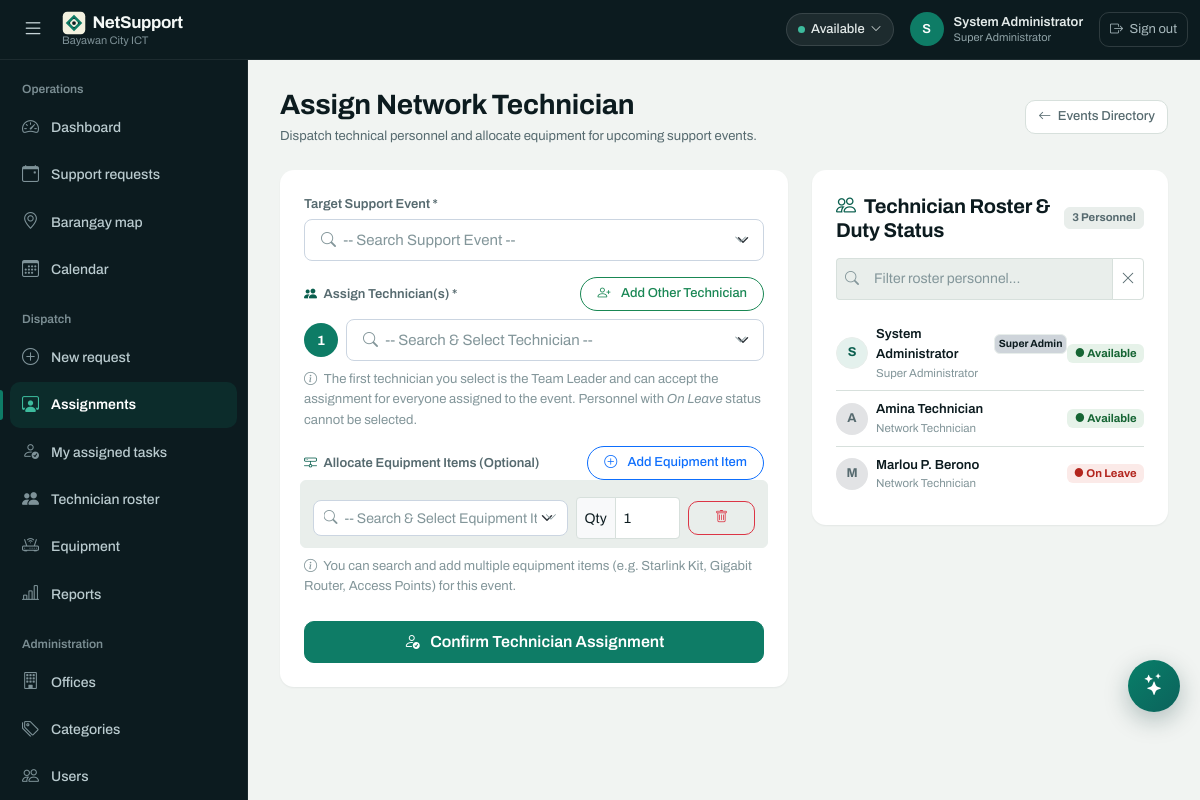
Page /assignments.php (signed in) on the committed database.
### tables this page shows
CREATE TABLE `users` (
  `id` int(10) UNSIGNED NOT NULL,
  `full_name` varchar(120) NOT NULL,
  `username` varchar(60) NOT NULL,
  `email` varchar(150) NOT NULL,
  `phone_number` varchar(30) DEFAULT NULL,
  `password_hash` varchar(255) NOT NULL,
  `office_id` int(10) UNSIGNED DEFAULT NULL,
  `position_title` varchar(120) DEFAULT NULL,
  `role_id` tinyint(3) UNSIGNED NOT NULL,
  `status` enum('Active','Inactive') NOT NULL DEFAULT 'Active',
  `created_at` timestamp NOT NULL DEFAULT current_timestamp()
);

CREATE TABLE `roles` (
  `id` tinyint(3) UNSIGNED NOT NULL,
  `name` varchar(40) NOT NULL
);

### assignments.php (the view, shortened to what the rows shown need)
<?php
require_once 'config.php';
$techs = db()->query("SELECT u.id, u.full_name, r.name AS role_name, COALESCE(t.availability, 'Available') availability
                      FROM users u
                      JOIN roles r ON r.id = u.role_id
                      LEFT JOIN technician_availability t ON t.technician_id = u.id
                      WHERE r.name IN ('Network Technician', 'CCS Staff', 'Administrator', 'Super Administrator')
                        AND u.status = 'Active'
                      ORDER BY
                        CASE
                          WHEN r.name = 'Super Administrator' THEN 1
                          WHEN r.name = 'Administrator' THEN 2
                          ELSE 3
                        END ASC,
                        u.full_name ASC")->fetchAll();
require 'partials/header.php';
?>
<div class="row g-4">
    <aside class="col-lg-5">
        <div class="card stat-card border-0 p-4 sticky-top" style="top: 80px;">
            <div class="list-group list-group-flush" id="rosterList" style="max-height: 480px; overflow-y: auto;">
                <?php foreach ($techs as $t): ?>
                    <?php
                    $avail = $t['availability'];
                    $badgeClass = 'secondary';
                    if ($avail === 'Available') $badgeClass = 'success';
                    elseif ($avail === 'Busy') $badgeClass = 'warning';
                    elseif ($avail === 'On Leave') $badgeClass = 'danger';
                    ?>
                    <div class="list-group-item px-0 d-flex justify-content-between align-items-center roster-item" data-search="<?= strtolower(h($t['full_name'] . ' ' . $t['role_name'] . ' ' . $avail)) ?>">
                        <div class="d-flex align-items-center gap-2">
                            <div class="<?= in_array($t['role_name'], ['Super Administrator', 'Administrator']) ? 'bg-primary-subtle text-primary border border-primary-subtle' : 'bg-secondary-subtle text-secondary' ?> rounded-circle d-flex align-items-center justify-content-center fw-bold flex-shrink-0" style="width: 32px; height: 32px; font-size: 0.8rem;">
                                <?= strtoupper(substr($t['full_name'], 0, 1)) ?>
                            </div>
                            <div>
                                <div class="fw-semibold small text-dark d-flex align-items-center gap-1">
                                    <?= h($t['full_name']) ?>
                                    <?php if ($t['role_name'] === 'Super Administrator'): ?>
                                        <span class="badge bg-dark-subtle text-dark border px-1" style="font-size: 0.65rem;">Super Admin</span>
                                    <?php elseif ($t['role_name'] === 'Administrator'): ?>
                                        <span class="badge bg-primary-subtle text-primary border border-primary-subtle px-1" style="font-size: 0.65rem;">Admin</span>
                                    <?php endif; ?>
                                </div>
                                <div class="text-muted" style="font-size: 0.72rem;"><?= h($t['role_name']) ?></div>
                            </div>
                        </div>
                        <span class="badge badge-soft-<?= $badgeClass ?>">
                            ● <?= h($avail) ?>
                        </span>
                    </div>
                <?php endforeach; ?>
            </div>
        </div>
    </aside>
</div>
<?php require 'partials/footer.php'; ?>

### partials/header.php (shortened to what the rows shown need)
<?php
require_once __DIR__ . '/../config.php';
$me   = user();
?>
<!doctype html>
<html lang="en">
<head>
    <link href="https://cdn.jsdelivr.net/npm/bootstrap@5.3.3/dist/css/bootstrap.min.css" rel="stylesheet">
    <link rel="stylesheet" href="https://cdn.jsdelivr.net/npm/bootstrap-icons@1.11.3/font/bootstrap-icons.min.css">
    <link href="assets/app.css?v=<?= (int) filemtime(__DIR__ . '/../assets/app.css') ?>" rel="stylesheet">
</head>
<body>
<nav class="navbar navbar-dark app-navbar sticky-top">
    <div class="container-fluid p-0 d-flex align-items-center gap-2">
        <div class="d-flex align-items-center gap-2 gap-md-3 ms-auto">
            <div class="who">
                <span class="avatar" aria-hidden="true"><?= strtoupper(substr($me['full_name'], 0, 1)) ?></span>
                <span class="d-none d-md-block">
                    <span class="name d-block"><?= h($me['full_name']) ?></span>
                    <span class="role d-block"><?= h($me['role']) ?></span>
                </span>
            </div>
        </div>
    </div>
</nav>
<div class="app-wrapper">
    <main class="app-content" id="mainContent">

### rows in the picture
users: full_name "S", full_name "System Administrator", shows "Super Admin", role.name "Super Administrator", avail "Available"
roles: name "Super Administrator"
users: full_name "A", full_name "Amina Technician", role.name "Network Technician", avail "Available"
users: full_name "M", full_name "Marlou P. Berono", role.name "Network Technician", avail "On Leave"

### other values in the picture
$myAvailability "Available"
count($techs) "3"
